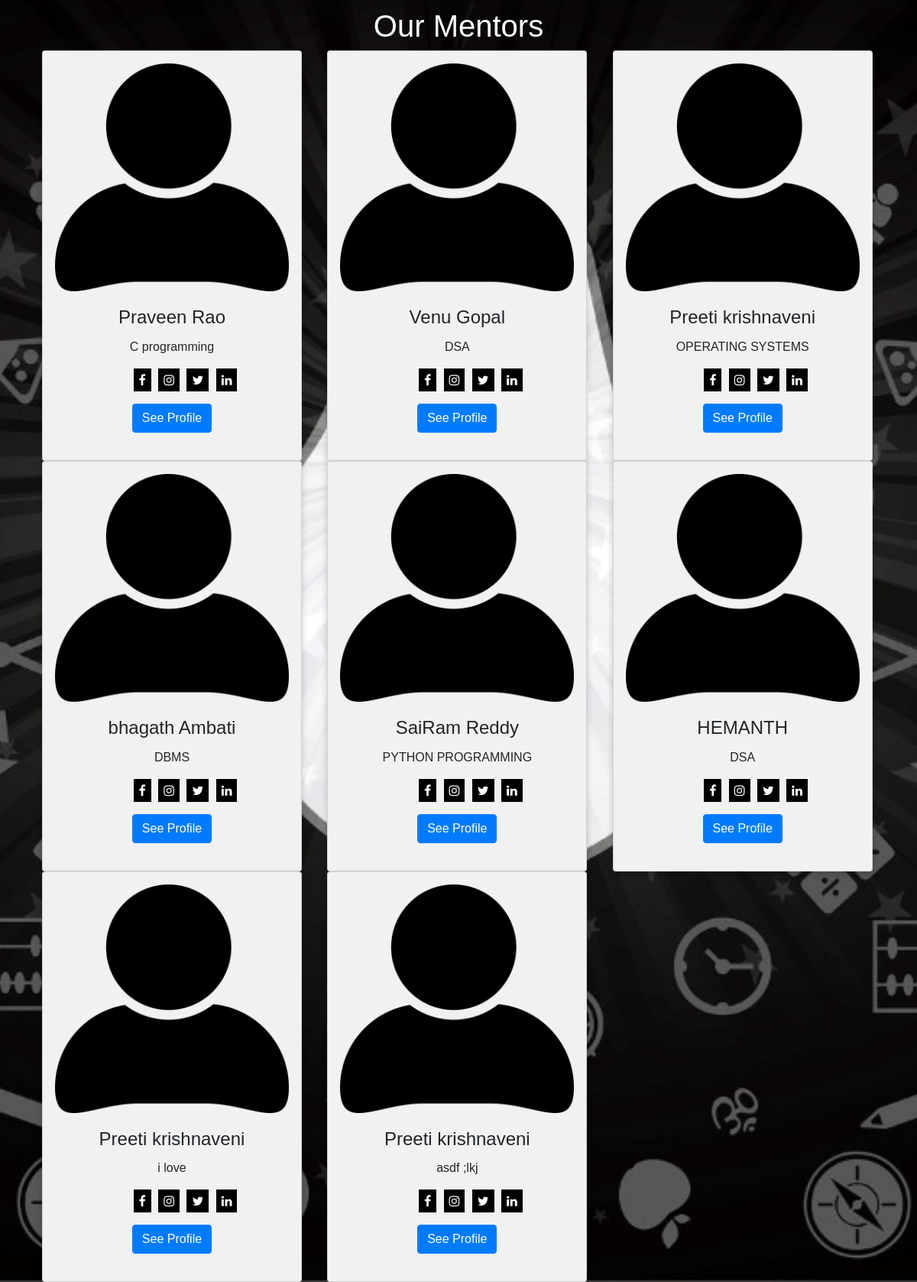
Page /mentorlist.php on the committed database.
### tables this page shows
CREATE TABLE `mentordetails` (
  `mid` int(11) NOT NULL,
  `email` varchar(50) NOT NULL,
  `name` text NOT NULL,
  `password` varchar(15) NOT NULL,
  `year` int(11) NOT NULL,
  `domain` int(11) NOT NULL,
  `description` text NOT NULL,
  `display` tinyint(4) NOT NULL DEFAULT 0
);

### mentorlist.php (the view, shortened to what this page needs)
<?php
include "db.php";
$query = "SELECT * FROM mentordetails WHERE display = 1";
if(!($result = $con->query($query))){
    die($con->error);
}
else{
?>
<!DOCTYPE html>
<html lang="en">
<head>
  <link rel="stylesheet" href="https://maxcdn.bootstrapcdn.com/bootstrap/4.5.2/css/bootstrap.min.css">
  <link rel="stylesheet" href="https://maxcdn.bootstrapcdn.com/bootstrap/4.5.2/css/bootstrap.min.css">
  <link rel="stylesheet" href="https://cdnjs.cloudflare.com/ajax/libs/font-awesome/4.7.0/css/font-awesome.min.css">
  <link rel = "stylesheet" href = "styleindex.css">
  <body>
  <div class="container" style="margin-top:10px">
<h1 class = "text-white" style = "text-align:center">Our Mentors</h2>
<div class="row">
<?php
    while($row = mysqli_fetch_assoc($result)){
?>
  <div class="col-sm-4">
    <div class="card" style="width:340px">
    <img class="card-img-top" src="images/person.png" alt="Card image" style="width:100%">
    <div class="card-body">
      <h4 class="card-title"><?php echo $row['name'];?></h4>
      <p class="card-text"><?php echo $row['description'];?></p>
      <div class="dabba">
      <ul>
      <li><a href= '#' class="fa fa-facebook"></a></li>
      <li><a href="#" class="fa fa-instagram"></a></li>
      <li><a href="#" class="fa fa-twitter"></a></li>
      <li><a href="#" class="fa fa-linkedin"></a></li>
      </ul>
    </div>
      <a href="#" class="btn btn-primary">See Profile</a>
    </div>
  </div>
  </div>
  <?php
    }
?>
</div>
</div>
</body>
</html>
<?php
}?>

### styleindex.css (style rules this page uses)
* { box-sizing: border-box; }
body { font-family: Arial, Helvetica, sans-serif; }
.row { margin: 0 -5px; }
.row:after { content: ""; display: table; clear: both; }
.card { box-shadow: 0 4px 8px 0 rgba(0, 0, 0, 0.2); padding: 16px; text-align: center; background-color: #f1f1f1; }

### mentorlist.php (style rules this page uses)
body { background-image: url(images/background.jpeg); background-repeat: no-repeat; background-position: center; background-size: cover; }
ul li { display: inline; margin-right: 5px; }
.fa { padding: 7px; }
.fa { background: black; color: white; }
.dabba { text-align: center; }

### rows in the picture
mentordetails: name "Praveen Rao", description "C programming"
mentordetails: name "Venu Gopal", description "DSA"
mentordetails: name "Preeti krishnaveni", description "OPERATING SYSTEMS"
mentordetails: name "bhagath Ambati", description "DBMS"
mentordetails: name "SaiRam Reddy", description "PYTHON PROGRAMMING"
mentordetails: name "HEMANTH", description "DSA"
mentordetails: name "Preeti krishnaveni", description "i love"
mentordetails: name "Preeti krishnaveni", description "asdf ;lkj"
